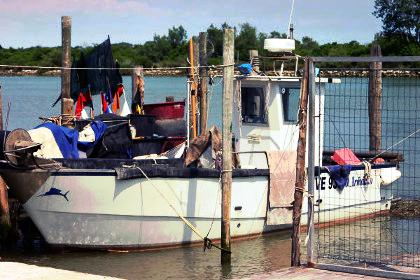

Source code (Python):
# Author:  Martin McBride
# Created: 2021-07-18
# Copyright (C) 2021, Martin McBride
# License: MIT

# equalize an image

from PIL import Image, ImageOps

image = Image.open('boat-small.jpg')
result_image = ImageOps.equalize(image)
result_image.save('imageops-equalize.jpg')
